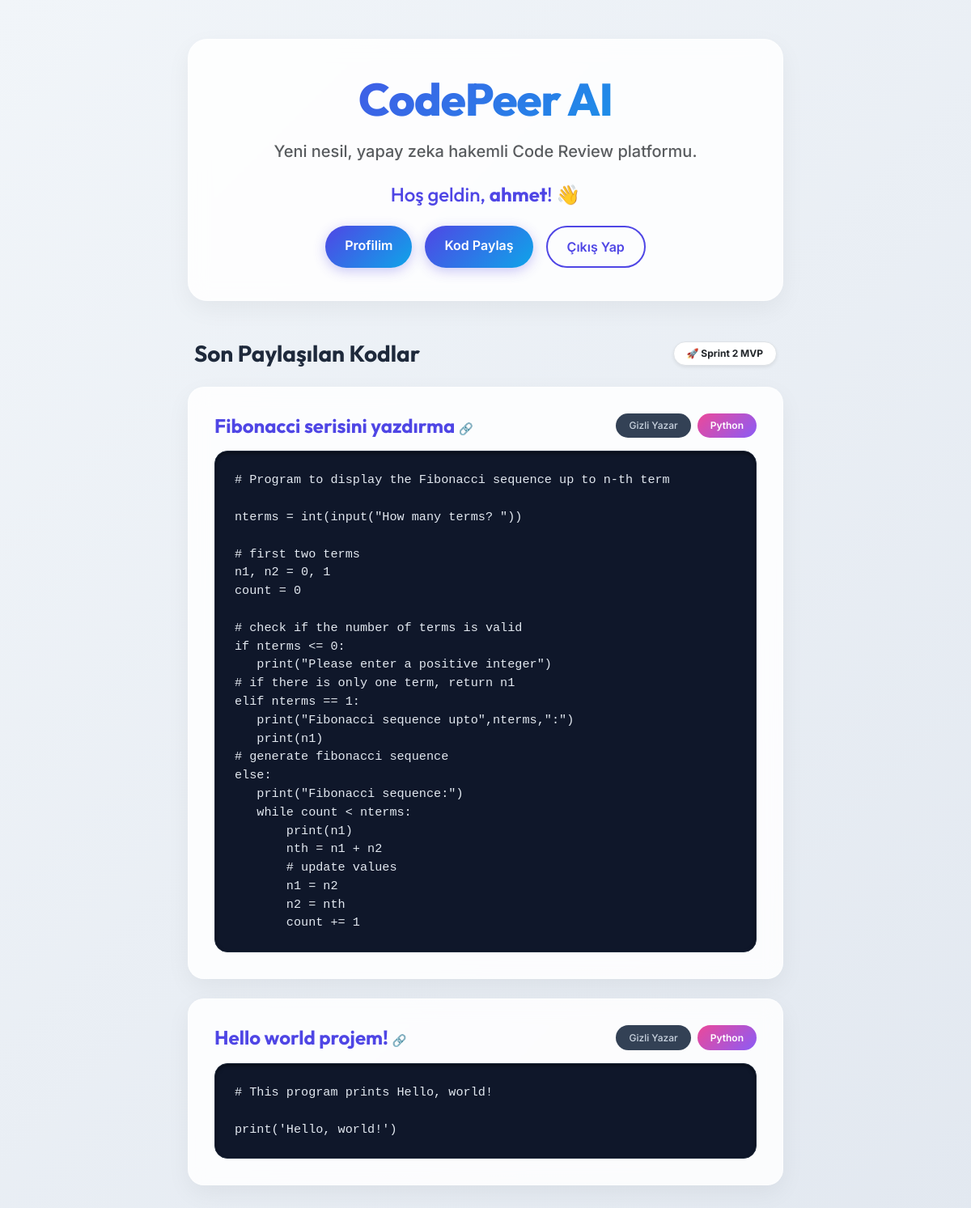
Page / (signed in) on the committed database.
### database.py (models this page shows)
class CodePost(Base):
    __tablename__ = "code_posts"
    id = Column(Integer, primary_key=True, index=True)
    title = Column(String, index=True)
    content = Column(Text)  # Kullanıcının yüklediği ham kod bloğu
    language = Column(String)  # Python, JS, C++ vb.
    created_at = Column(DateTime, default=datetime.utcnow)
    user_id = Column(Integer, ForeignKey("users.id"))
    owner = relationship("User", back_populates="posts")
    comments = relationship("Comment", back_populates="post")
    ai_reviews = relationship("AIReview", back_populates="post")

### main.py (the view)
@app.get("/")
def home(request: Request, current_user: str = Cookie(None), db: Session = Depends(database.get_db)):
    if current_user:
        posts = db.query(database.CodePost).order_by(database.CodePost.id.desc()).all()
    else:
        posts = []
    return templates.TemplateResponse(
        request=request,
        name="index.html",
        context={
            "title": "AI-Peer - Ana Sayfa",
            "username": current_user,
            "posts": posts  # Çekilen kodları HTML sayfasına gönderiyoruz
        }
    )

### templates/index.html (shortened to what this page needs)
<!DOCTYPE html>
<html lang="tr">
<head>
    <link href="https://cdn.jsdelivr.net/npm/bootstrap@5.3.0/dist/css/bootstrap.min.css" rel="stylesheet">
    <link href="/static/css/style.css" rel="stylesheet">
</head>
<body>
    <div class="container py-5">
        <div class="row justify-content-center">
            <div class="col-lg-9 col-xl-8">
                <div class="glass-card mb-5 text-center">
                    <h1 class="hero-title mb-3">CodePeer AI</h1>
                    <p class="lead text-muted mb-4" style="font-weight: 500;">Yeni nesil, yapay zeka hakemli Code Review platformu.</p>
                    <div class="mt-4">
                        {% if username %}
                            <h4 class="mb-4" style="color: var(--primary);">Hoş geldin, <span class="fw-bold">{{ username }}</span>! 👋</h4>
                            <div class="d-flex justify-content-center gap-3">
                                <a href="/profile" class="btn btn-premium px-4">Profilim</a>
                                <a href="/post" class="btn btn-premium px-4">Kod Paylaş</a>
                                <a href="/logout" class="btn btn-premium-outline px-4">Çıkış Yap</a>
                            </div>
                        {% else %}
                            <div class="d-flex justify-content-center gap-3">
                                <a href="/login" class="btn btn-premium-outline px-4">Giriş Yap</a>
                                <a href="/register" class="btn btn-premium px-4">Kayıt Ol</a>
                            </div>
                        {% endif %}
                    </div>
                </div>
                <div class="d-flex justify-content-between align-items-center mb-4 px-2">
                    <h3 class="fw-bold m-0" style="color: var(--text-main);">Son Paylaşılan Kodlar</h3>
                    <div class="badge bg-white text-dark shadow-sm px-3 py-2 rounded-pill border">🚀 Sprint 2 MVP</div>
                </div>
                {% if username %}
                    {% if posts %}
                        <div class="row">
                            {% for post in posts %}
                            <div class="col-12 mb-4">
                                <div class="glass-card p-4 transition-all hover-lift" style="border-radius: 1.25rem; padding: 2rem !important;">
                                    <div class="d-flex justify-content-between align-items-center mb-3">
                                        <a href="/post/{{ post.id }}" class="text-decoration-none">
                                            <h4 class="m-0 fw-bold" style="color: var(--primary);">{{ post.title }} <small style="font-size: 0.6em;">🔗</small></h4>
                                        </a>
                                        <div class="d-flex gap-2">
                                            <span class="badge-author">Gizli Yazar</span>
                                            <span class="badge-premium">{{ post.language }}</span>
                                        </div>
                                    </div>
                                    <div class="code-container mt-3">
                                        <pre class="m-0"><code>{{ post.content }}</code></pre>
                                    </div>
                                </div>
                            </div>
                            {% endfor %}
                        </div>
                    {% else %}
                        <div class="glass-card text-center py-5">
                            <h5 class="text-muted">Henüz hiç kod paylaşılmamış. İlk paylaşan sen ol!</h5>
                        </div>
                    {% endif %}
                {% endif %}
            </div>
        </div>
    </div>
</body>
</html>

### static/css/style.css (style rules this page uses)
:root { --primary: #4f46e5; --primary-hover: #4338ca; --secondary: #0ea5e9; --bg-color: #f1f5f9; --card-bg: rgba(255, 255, 255, 0.85); --text-main: #1e293b; --text-muted: #64748b; --glass-border: rgba(255, 255, 255, 0.4); }
body { background: linear-gradient(135deg, #f1f5f9 0%, #e2e8f0 100%); font-family: 'Inter', sans-serif; color: var(--text-main); min-height: 100vh; }
h1, h2, h3, h4, h5, h6 { font-family: 'Outfit', sans-serif; }
.glass-card { background: var(--card-bg); backdrop-filter: blur(12px); -webkit-backdrop-filter: blur(12px); border: 1px solid var(--glass-border); box-shadow: 0 10px 30px rgba(0, 0, 0, 0.05); border-radius: 1.5rem; padding: 2.5rem; }
.hero-title { font-size: 3.5rem; font-weight: 800; background: linear-gradient(135deg, var(--primary), var(--secondary)); -webkit-background-clip: text; -webkit-text-fill-color: transparent; letter-spacing: -1px; }
.btn-premium { background: linear-gradient(135deg, var(--primary), var(--secondary)); color: white; border: none; padding: 0.75rem 1.75rem; border-radius: 999px; font-weight: 600; transition: all 0.3s ease; box-shadow: 0 4px 15px rgba(79, 70, 229, 0.3); }
.btn-premium-outline { background: transparent; color: var(--primary); border: 2px solid var(--primary); padding: 0.75rem 1.75rem; border-radius: 999px; font-weight: 600; transition: all 0.3s ease; }
.code-container { background: #0f172a; border-radius: 1rem; border: 1px solid #1e293b; box-shadow: inset 0 2px 4px rgba(0,0,0,0.5); padding: 1.5rem; position: relative; overflow-x: auto; }
.code-container code { color: #e2e8f0; font-family: Consolas, 'Fira Code', monospace; font-size: 0.95rem; }
.badge-premium { background: linear-gradient(135deg, #ec4899, #8b5cf6); color: white; border-radius: 999px; padding: 0.4rem 1rem; font-size: 0.75rem; font-weight: 600; }
.badge-author { background: #334155; color: #cbd5e1; border-radius: 999px; padding: 0.4rem 1rem; font-size: 0.75rem; font-weight: 500; }

### rows in the picture
CodePost: title "Fibonacci serisini yazdırma", language "Python", content "# Program to display the Fibonacci sequence up to n-th term nterms = int(input(\"How many terms? \")) # first two terms n1, n2 = 0, 1 count = 0 # check if the number of terms is valid if nterms <= 0: print(\"Please enter a positive integer\") # if there is only one term, return n1 elif nterms == 1: print(\"Fibonacci sequence upto\",nterms,\":\") print(n1) # generate fibonacci sequence else: print(\"Fibonacci sequence:\") while count < nterms: print(n1) nth = n1 + n2 # update values n1 = n2 n2 = nth count += 1"
CodePost: title "Hello world projem!", language "Python", content "# This program prints Hello, world! print('Hello, world!')"

### other values in the picture
{{ username }} "ahmet"
